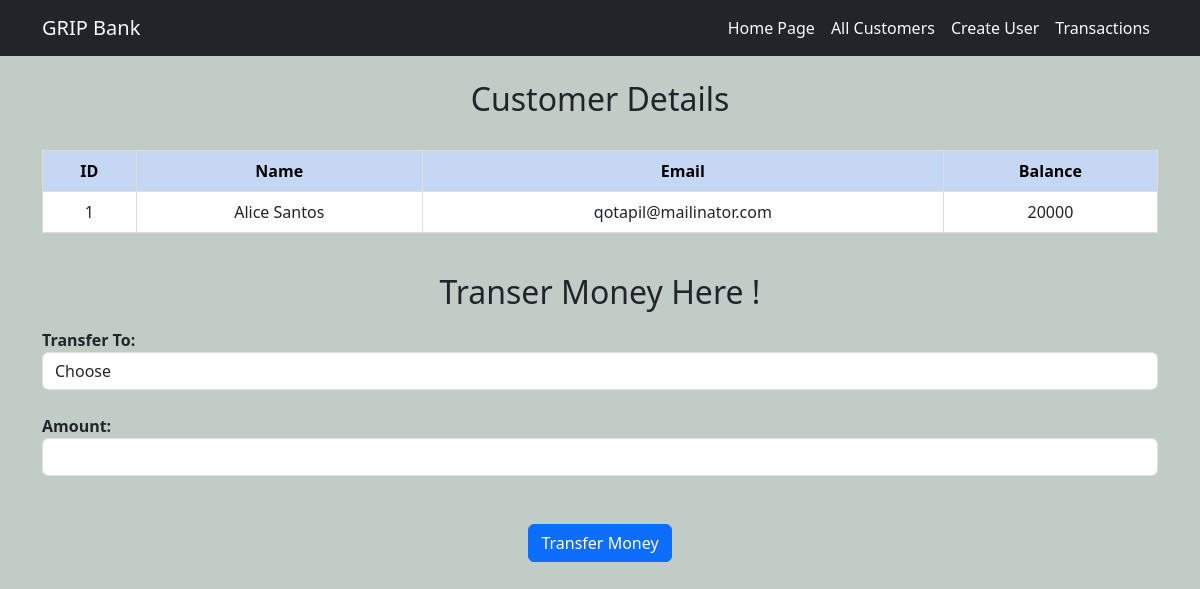
The page /transfer.php?id=1 on the database its author committed.
### tables this page shows
CREATE TABLE `customers` (
  `id` int(10) UNSIGNED NOT NULL,
  `name` varchar(255) NOT NULL,
  `email` varchar(255) NOT NULL,
  `balance` float NOT NULL
);

### transfer.php (the view, shortened to what this page needs)
<?php
require_once("inc/navbar.php");
require_once("inc/connection.php");
$id = $_GET['id'];
$get_customer_q = "SELECT * FROM  customers where id=$id";
$stmt = $connection->prepare($get_customer_q);
$stmt->execute();
$customer = $stmt->fetch();
?>
<section class="container">
    <h2 class="text-center pt-4">Customer Details</h2>
    <form method="POST" action="handleTransfer.php"><br>
        <div>
            <table class="table table-striped table-hover">
                <tr class="table-primary">
                    <th>ID</th>
                    <th>Name</th>
                    <th>Email</th>
                    <th>Balance</th>
                </tr>
                <tr>
                    <td class="py-2"><?= $customer['id'] ?></td>
                    <td class="py-2"><?= $customer['name'] ?></td>
                    <td class="py-2"><?= $customer['email'] ?></td>
                    <td class="py-2"><?= $customer['balance'] ?></td>
                </tr>
            </table>
        </div>
        <h2 class="text-center pt-4 pb-2">Transer Money Here !</h2>
        <label><strong>Transfer To:</strong></label>
        <select name="to" class="form-control" required>
            <option value="" disabled selected>Choose</option>
        </select>
        <div class="mt-4">
            <label><strong>Amount:</strong></label>
            <input type="number" class="form-control" step="any" name="amount" required>
            <div class="text-center">
                <button class="btn btn-primary text-white mt-5" name="submit" type="submit">Transfer Money</button>
            </div>
        </div>
    </form>

### assets/css/style.css (style rules this page uses)
body { background-color: rgba(10, 54, 34, 0.25); }
table { width: 100%; border-collapse: collapse; }
th, td { border: 1px solid #ddd; padding: 8px; text-align: center; }
th { background-color: #f2f2f2; }
td { background-color: rgba(255, 255, 255, 0.26); }

### rows shown on the page
customers: id "1", name "Alice Santos", email "qotapil@mailinator.com", balance "20000"
